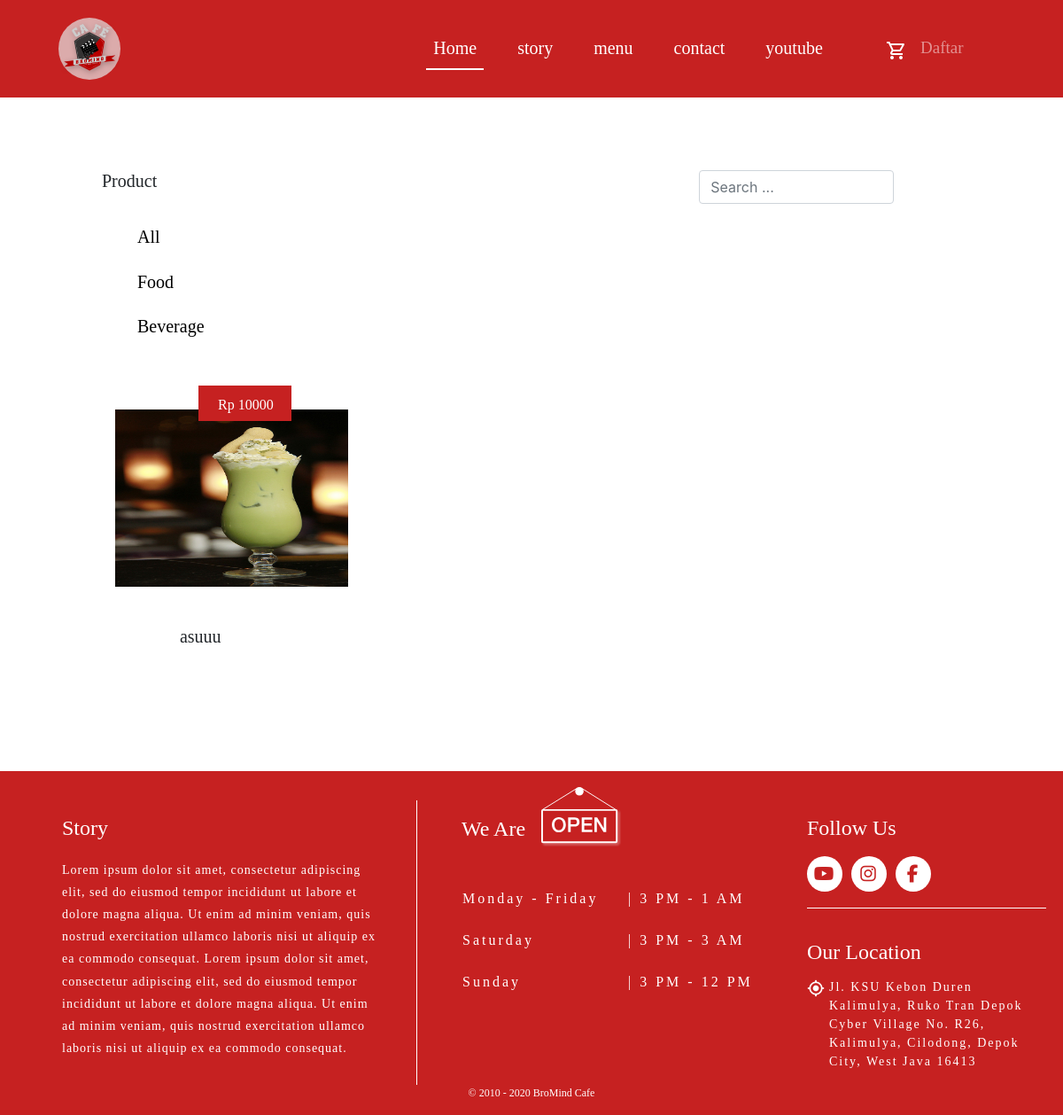
The page /index.php/landing_page/food on the database its author committed.
### tables this page shows
CREATE TABLE `page` (
  `no` int(10) NOT NULL,
  `link` varchar(20) DEFAULT NULL,
  `id` varchar(50) DEFAULT NULL
);

CREATE TABLE `product` (
  `product_id` varchar(6) NOT NULL,
  `product_name` varchar(40) DEFAULT NULL,
  `product_type` varchar(20) NOT NULL,
  `description` varchar(30) DEFAULT NULL,
  `price` int(30) DEFAULT NULL,
  `product_img` varchar(40) DEFAULT NULL
);

CREATE TABLE `website` (
  `id` int(11) NOT NULL,
  `logo` varchar(128) NOT NULL,
  `head` varchar(128) NOT NULL,
  `loc_img` varchar(128) NOT NULL,
  `location` varchar(192) NOT NULL,
  `maps` varchar(128) NOT NULL,
  `fb` varchar(192) NOT NULL,
  `ig` varchar(192) NOT NULL,
  `yt` varchar(192) NOT NULL,
  `wa` varchar(192) NOT NULL,
  `senju` varchar(50) NOT NULL,
  `sabtu` varchar(50) NOT NULL,
  `weekend` varchar(50) NOT NULL
);

### application/views/bromind/index.php (called while the page is built)
<?php
require_once('asset/header.php');
if($isi){ $this->load->view($isi); }
require_once('asset/footer.php');
?>

### application/controllers/landing_page.php (called while the page is built, shortened)
<?php
class landing_page extends CI_Controller
{
	function __construct()
	{
		$this->load->model('data_bromind','bro');
		$this->load->model('Employee_model','employe');
	}
	public function food()
	{
		$kd_user = $this->session->kd_user;
		$data['judul'] = 'Produk Kami';
		$data['isi'] = 'bromind/menu';
		$data['modal'] = 'bromind/asset/modal';
		$data['page'] = $this->bro->get('page');
		$data['website'] = $this->bro->get('website');
		$data['product'] = $this->bro->get_where('product','product_type','Food');
		$data['cart'] = $this->bro->cart($kd_user);
		$data['total_cart'] = $this->bro->total_cart();
		$this->load->view('bromind/index',$data);
	}
}

### index.php (called while the page is built, shortened)
<?php
require_once BASEPATH.'core/CodeIgniter.php';

### application/models/data_bromind.php (called while the page is built, shortened)
<?php
class data_bromind extends CI_Model
{
	public function get_where($table = null, $where = null, $data = null)
	{
		return $this->db->get_where($table, array($where => $data))->result();
	}
	public function get($table = null)
	{
		return $this->db->get($table)->result();
	}
}

### application/views/bromind/asset/header.php (shortened to what this page needs)
<!DOCTYPE html>
<html lang="en">
<head>
    <link rel="stylesheet" type="text/css" href="<?= base_url('assets/');?>bootstrap-4.5.0/css/bootstrap.css">
    <link rel="stylesheet" type="text/css" href="<?= base_url('assets/');?>bromind_style/css/custom.css?v=4.0">
    <link rel="stylesheet" href="https://pro.fontawesome.com/releases/v5.10.0/css/all.css" />
    <link rel="stylesheet" href="<?= base_url('assets/');?>bootstrap-4.5.0/css/bootstrap.min.css">
</head>
<body>
    <nav class="navbar navbar-expand-lg fixed-top navbar-dark m-auto bg-dark change">
        <div class="container-fluid" style="width: 94%;">
            <a class="navbar-brand" href="#">
                <img src="<?= base_url('assets/');?>bromind_style/img/Logo Bromind Cafe.png " alt="BroMind Logo ">
            </a>
            <div class="navbar-collapse" id="main_nav">
                <ul class="navbar-nav ml-auto text-center width-100" id="list">
                    <li class="nav-item active">
                        <a href="<?= base_url();?>" class="nav-link active">Home<span class="sr-only">(current)</span></a>
                    </li>
                    <?php
                    foreach ($page as $pages) :?>
                        <li class="nav-item">
                            <a href="<?= base_url('landing_page/'.$pages->link);?>" target="<?php if($pages->link == 'yt'){ echo 'blank';} else { echo '';};?>" class="nav-link active"><?= $pages->id;?><span class="sr-only">(current)</span></a>
                        </li>
                    <?php endforeach; ?>
                </ul>
                <ul class="navbar-nav cart_language" id="cart-lang">
                    <li class="nav-item d-none d-lg-block">
                        <a href="#" class="nav-link" data-toggle="modal" data-target="#shopping-cart">
                            <img src="<?= base_url('assets/');?>bromind_style/img/icons/shopping_cart.svg" alt="My Cart">
                        </a>
                    </li>
                    <li class="nav-item dropdown no-arrow">
                        <?php if($this->session->role_id == 3) {?>
                            <!-- <a class="nav-link dropdown-toggle" href="#" id="customerDropdown" role="button" data-toggle="dropdown" aria-haspopup="true" aria-expanded="false"><span class="mr-2 d-none d-lg-inline small">nama</span>
                            </a> -->
                            <a href="<?= base_url('auth/logout');?>">Log Out</a>
                            <?php
                            } else { ?>
                                <a href="<?= base_url('auth/registration');?>" class="nav-link">Daftar</a> <?php
                            }
                        ?>
                    </li>
                </ul>
            </div>
        </div>
    </nav>

### application/views/bromind/menu.php (shortened to what this page needs)
<section class="jumbotron jumbotron-fluid bg-transparent" id="Produk">
	<div class="container col-10 shopping-cart">
		<div class="row margin-top">
			<div class="col-4">
				<h5>Product</h5>
			</div>
			<div class="col-8 col-xl-3">
				<input type="text" name="cari" id="search" class="form-control search" placeholder="Search ...">
			</div>
			<div class="col-xl-12 mt-3" id="type">
		    	<ul>
		    		<li>
		    			<a href="<?= base_url('landing_page/menu');?>">
		    				<h5>All</h5>
		    			</a>
		    		</li>
		    		<li>
		    			<a href="<?= base_url('landing_page/food');?>">
		    				<h5>Food</h5>
		    			</a>
		    		</li>
		    		<li>
		    			<a href="<?= base_url('landing_page/beverage');?>">
		    				<h5>Beverage</h5>
		    			</a>
		    		</li>
		    	</ul>
		    </div>
		    <div class="row col-xl-12" id="all-product">
		    	<?php
			    	foreach($product as $p) :?>
						<div class="form-group col-12 col-xl-4 col-md-6 mt-5 daftar-menu">
							<div class="col-xl-12 col-md-12 col-12 produk">
								<div class="harga"><h5 class="text-center mt-1 text-white">Rp <?= $p->price;?></h5></div>
								<div class="image-prduk margin-auto">
									<a href="#" data-toggle="modal" data-target="#singleOrder<?= $p->product_id;?>">
										<img src="<?= base_url('assets/');?>bromind_style/img-product/<?= $p->product_img;?>" class="w-100">
									</a>
									<div class="card-body mt-4 col-12 text-center col-md-12 col-xl-10" id="name_produk">
										<h3 class="noto-sans6"><?= $p->product_name;?></h3>
									</div>
								</div>
							</div>
						</div>
					<?php endforeach;
				?>
			</div>
		</div>
	</div>
</section>

### application/views/bromind/asset/footer.php (shortened to what this page needs)
<footer>
    <div class="row">
        <div class="col-sm-8 col-lg-4" id="story">
            <h4>Story</h4>
            <p>Lorem ipsum dolor sit amet, consectetur adipiscing elit, sed do eiusmod tempor incididunt ut labore et dolore magna aliqua. Ut enim ad minim veniam, quis nostrud exercitation ullamco laboris nisi ut aliquip ex ea commodo consequat. Lorem
                ipsum dolor sit amet, consectetur adipiscing elit, sed do eiusmod tempor incididunt ut labore et dolore magna aliqua. Ut enim ad minim veniam, quis nostrud exercitation ullamco laboris nisi ut aliquip ex ea commodo consequat.</p>
        </div>
        <div class="col-sm-12 col-lg-4" id="open">
            <h4>We Are</h4>
            <img src="<?= base_url('assets/');?>bromind_style/img/OPEN.svg" alt="OPEN">
            <table>
                <tr>
                    <td>Monday - Friday</td>
                    <td id="space"></td>
                    <td>| <?= $website[0]->senju;?></td>
                </tr>
                <tr>
                    <td>Saturday</td>
                    <td id="space"></td>
                    <td>| <?= $website[0]->sabtu;?></td>
                </tr>
                <tr>
                    <td>Sunday</td>
                    <td id="space"></td>
                    <td>| <?= $website[0]->weekend;?></td>
                </tr>
            </table>
        </div>
        <div class="col-sm-12 col-lg-3" id="floc">
            <div id="foll">
                <h4>Follow Us</h4>
                <ul>
                    <li>
                        <a href="<?= $website[0]->yt;?>" target="blank">
                            <div id="swhite" class="text-center">
                                <i class="fab fa-youtube align-bottom"></i>
                            </div>
                        </a>
                    </li>
                    <li>
                        <a href="<?= $website[0]->ig;?>" target="blank">
                            <div id="swhite" class="text-center">
                                <i class="fab fa-instagram align-bottom"></i>
                            </div>
                        </a>
                    </li>
                    <li>
                        <a href="<?= $website[0]->fb;?>" target="blank">
                            <div id="swhite" class="text-center">
                                <i class="fab fa-facebook-f align-bottom"></i>
                            </div>
                        </a>
                    </li>
                </ul>
            </div>
            <div id="loc">
                <h4>Our Location</h4>
                <ul>
                    <li>
                        <img src="<?= base_url('assets/');?>bromind_style/img/icons/my_location.png" alt="loc">
                    </li>
                    <li>
                        <a href="<?= $website[0]->maps;?>" target="blank">
                            <?= $website[0]->location;?>
                        </a>
                    </li>
                </ul>
            </div>
        </div>
        <div class="col-sm-12 mx-auto text-center" id="copyright">&copy; 2010 - 2020 BroMind Cafe</div>
    </div>
</footer>
</body>
</html>

### assets/bromind_style/css/style.css (style rules this page uses)
* { transition: all; transition-duration: 0.2s; margin: 0px; }
h1,h2,h3,h4,h5,h6 { font-family: "HelveticaNeueLTStd-Light"; }
body { font-family: "HelveticaNeueLTStd-Light"; }
#type ul { display: ruby-base-container; }
#type li { display: block; padding: 1%; margin-left: -1%; }
#type h5 { color: black; }
.harga { width: 40%; height: 40px; background-color: #C62121; position: absolute; top: -9%; left: 55.5%; }
.navbar { font-family: "HelveticaNeueLTStd-Roman"; font-size: 20px; height: 101px; padding: 0 85px; background-color: #C62121 !important; }
.navbar-brand { width: 71px; height: 71px; background-color: #DBABAB !important; border-radius: 50%; }
.navbar-brand img { width: 57px; filter: drop-shadow(1px 2px 3px rgba(0, 0, 0, 25%)); position: absolute; margin: 2px 0 0 6px; }
.navbar-nav .nav-item.active, .navbar-nav#list .nav-item:hover { color: white; transition: 0.25s; border-bottom: 2px solid white; }
footer { position: relative; height: 100%; background-color: #C62121; }
footer .row { width: 100%; padding: 0; margin: 0 auto; }
footer h4 { font-family: "HelveticaNeueLTStd-Med"; font-size: 24px; }
footer #story, footer #open, footer #foll, footer #loc, footer #loc a, footer #copyright { color: white; }
footer #story { margin-top: 50px; margin-left: 60px; margin-right: 30px; }
#story h4 { margin-bottom: 22px; }
#story p { font-family: "HelveticaNeueLTStd-Roman"; font-size: 14px; letter-spacing: 2px; line-height: 180%; }
#open { height: 314px; padding-left: 60px; margin-top: 33px !important; border-left: 1px solid white; }
#open img { width: 90px; position: absolute; top: -14px; left: 148px; }
#open table { margin-top: 40px; }
#open td { font-family: "HelveticaNeueLTStd-Roman"; font-size: 16px; letter-spacing: 3px; line-height: 45px; }
#open #space { width: 15px; }
#open h4 { margin-top: 17px; }
footer #foll { margin-top: 56px; }
#loc h4 { margin-bottom: 15px; }
#foll ul { list-style: none; display: inline-flex; padding: 0; margin: 0; }
#foll #swhite { font-size: 20px; color: #C62121; background-color: white; width: 40px; height: 40px; border-radius: 50%; }
footer ul { font-family: "HelveticaNeueLTStd-Roman"; font-size: 14px; letter-spacing: 2px; list-style: none; display: flex; padding: 0; }
footer a, footer a:focus, footer a:hover { text-decoration: none; }
#copyright { font-family: "HelveticaLTStd-Roman"; font-size: 14px; margin-bottom: 12px; }

### application/views/bromind/asset/header.php (style rules this page uses)
#story h2, #story .isi, #story_page, .harga, #name_produk h3, .gopay, .ovo, #location h3, .navbar #list, .navbar #cart-lang, #foll h4, #loc h4 { font-family: "HelveticaNeueLTStd-Light"; }

### rows shown on the page
page: id "story"
page: id "menu"
page: id "contact"
page: id "youtube"
product: price "10000", product_img (picture), product_name "asuuu"
website: senju "3 PM - 1 AM", sabtu "3 PM - 3 AM", weekend "3 PM - 12 PM", location "Jl. KSU Kebon Duren Kalimulya, Ruko Tran Depok Cyber Village No. R26, Kalimulya, Cilodong, Depok City, West Java 16413"
